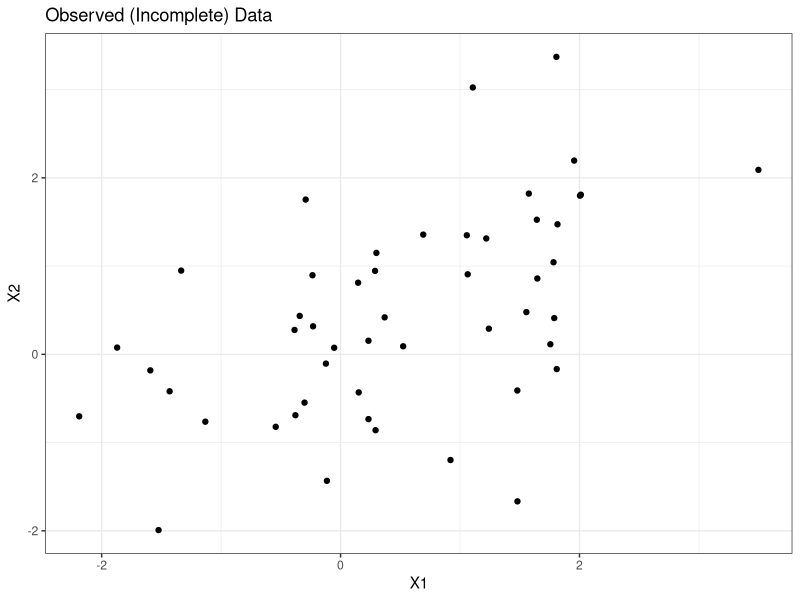
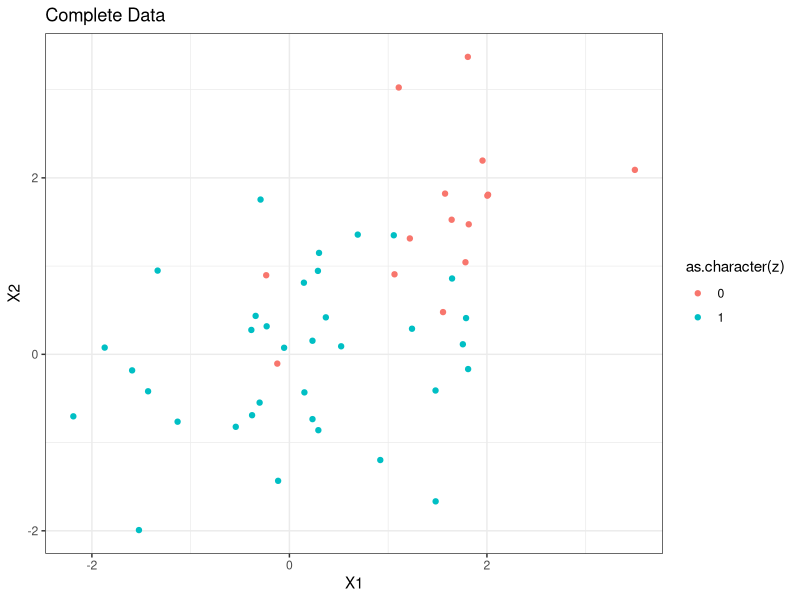
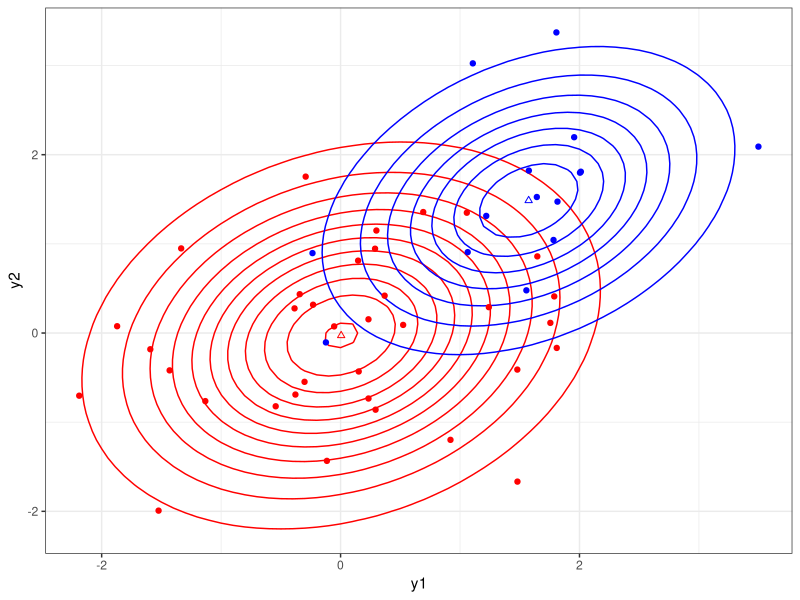
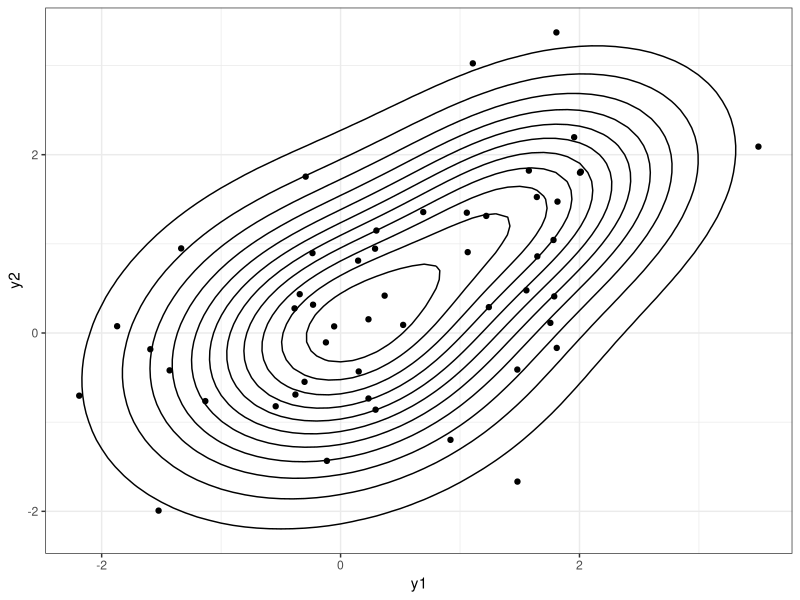
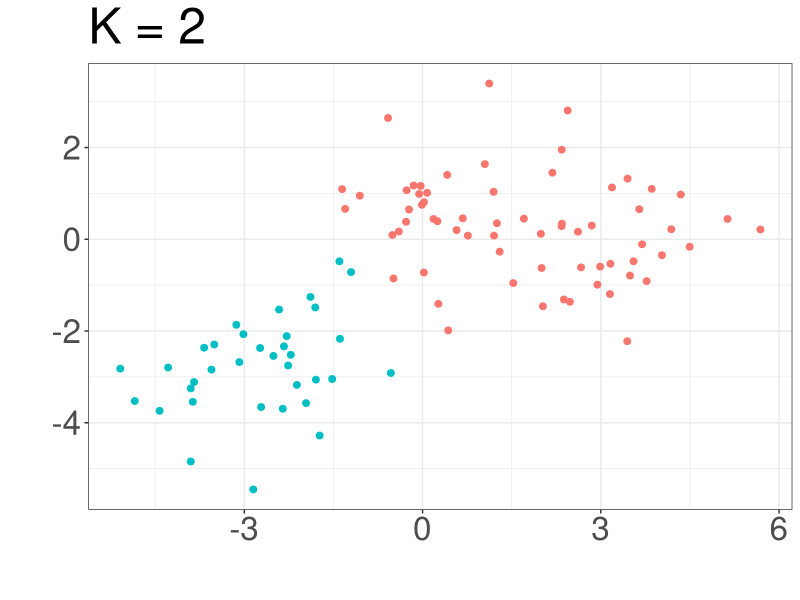
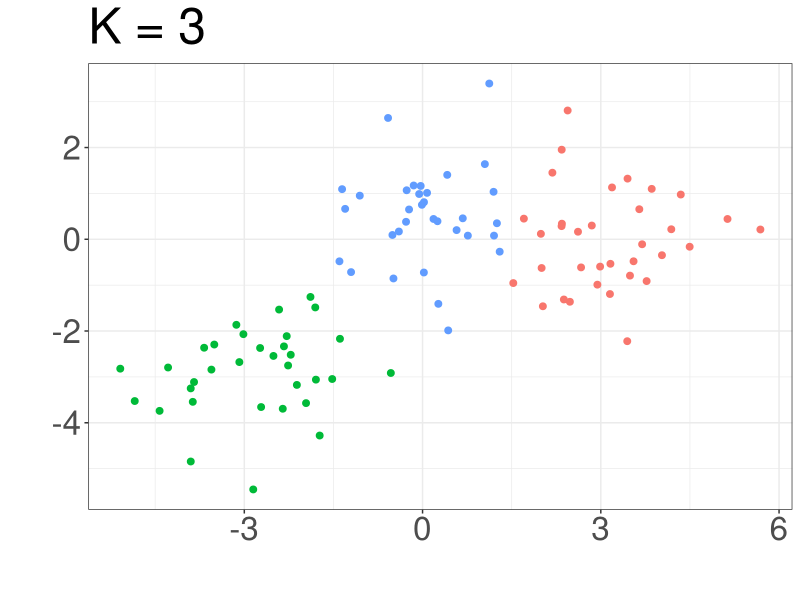
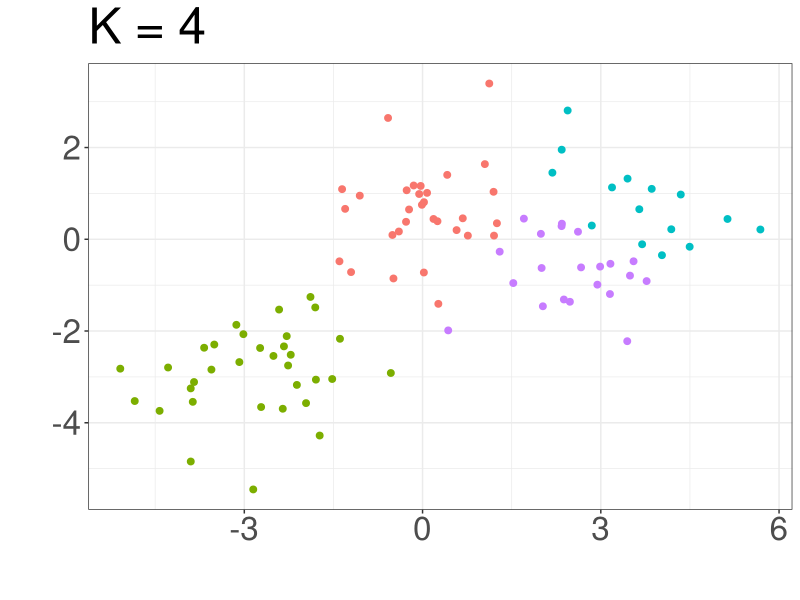
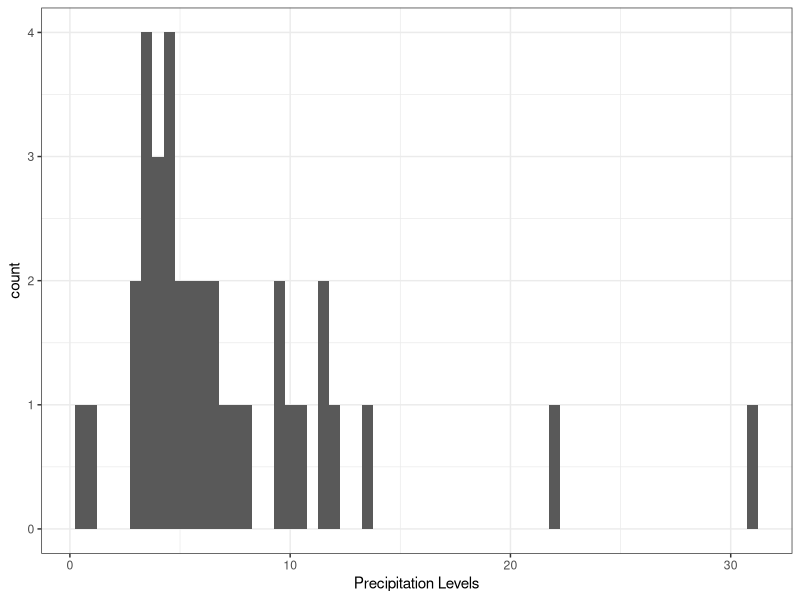

Source code (R) for these figures, in order:
## ---- chunk 1
library(knitr)
library(ggplot2)
library(dplyr)
library(tidyr)
library(broom)
set.seed(333)

theme_set(theme_bw())
knitr::opts_chunk$set(fig.height = 3)
## ---- chunk 2
library(mvtnorm) ## multivariate normal

p = .6
mu1 <- c(0, 0)
sig1 <- matrix(c(1, 0, 0, 1), ncol = 2)
mu2 <- c(1.5, 1.5)
sig2 <- matrix(c(1, .6, .6, 1), ncol = 2)

## sample from the mixture
n <- 50
z <- rbinom(n, 1, p)

y1 <- rmvnorm(sum(z), mean = mu1, sigma = sig1)
y2 <- rmvnorm(n - sum(z), mean = mu2, sigma = sig2)  
y <- matrix(NA, nrow = n, ncol = 2) ## observed data
y[z == 1, ] <- y1
y[z == 0, ] <- y2

df <- data.frame(y, z)

## plot data
ggplot(df) +
  geom_point(aes(X1, X2)) +
  ggtitle("Observed (Incomplete) Data")

ggplot(df) +
  geom_point(aes(X1, X2, colour = as.character(z))) +
  ggtitle("Complete Data")

## ---- chunk 3
# loglikelihood of incomplete data--no knowledge of z
loglik_mixture <- function(par, data) {
	p <- plogis(par[1])  # p guaranteed to be in [0,1]
	mu1 <- c(par[2], par[3])
	sig1 <- matrix(c(exp(par[4]), par[5], par[5], exp(par[4])), nrow = 2)
	mu2 <- c(par[6], par[7])
	sig2 <- matrix(c(exp(par[8]), par[9], par[9], exp(par[8])), nrow = 2)
	# note:  exponential guarantees the diagonal elements are positive, but
	# nothing to guarantee matrices are positive definite. (Could do square root)

	out <- log(p * dmvnorm(data, mean = mu1, sigma = sig1) + 
	             (1-p) * dmvnorm(data, mean = mu2, sigma = sig2))
	return(sum(out))
}

## optimize from different starting values
mle1 <- optim(c(0, -.2, -.2, .5, 0, 2, 2, .5, 0), loglik_mixture, data = y, control = list(fnscale = -1))
mle2 <- optim(c(.405, 0, 0, 0, 0, 1.5, 1.5, 0, .6), loglik_mixture, data = y, control = list(fnscale = -1))
## ---- chunk 4
data.frame(Parameter = c("$p$", "$\\mu_{11}$", "$\\mu_{12}$", "$\\Sigma_{111}$", "$\\Sigma_{112}$", "$\\mu_{21}$",  "$\\mu_{22}$", "$\\Sigma_{211}$", "$\\Sigma_{212}$"), 
           Truth = c(p, mu1, sig1[1:2], mu2, sig2[1:2]),
           MLE1 = c(plogis(mle1$par[1]), mle1$par[c(2,3)], exp(mle1$par[4]), mle1$par[5:7], exp(mle1$par[8]), mle1$par[9]),
           MLE2 = c(plogis(mle2$par[1]), mle2$par[c(2,3)], exp(mle1$par[4]), mle2$par[5:7], exp(mle2$par[8]), mle2$par[9])) |>
  kable(escape = FALSE, digits = 4)

## ---- chunk 5
hat_p <- plogis(mle2$par[1])
hat_mu1 <- mle2$par[2:3]
hat_sig1 <- matrix(c(exp(mle2$par[4]), mle2$par[5], mle2$par[5], exp(mle2$par[4])), nrow = 2)
hat_mu2 <- mle2$par[6:7]
hat_sig2 <- matrix(c(exp(mle2$par[8]), mle2$par[9], mle2$par[9], exp(mle2$par[8])), nrow = 2)

expand.grid(y1 = seq(-5, 5, by = .1), y2 = seq(-5, 5, by = .1)) |>
  rowwise() |>
  mutate(dens1 = hat_p * dmvnorm(c(y1, y2), mean = hat_mu1, sigma = hat_sig1),
         dens2 = (1 - hat_p) * dmvnorm(c(y1, y2), mean = hat_mu2, sigma = hat_sig2),
         dens_mix = dens1 + dens2) -> plot_dens
  
ggplot() +
  geom_contour(aes(y1, y2, z = dens1), colour = "red", data = plot_dens) +
  geom_contour(aes(y1, y2, z = dens2), colour = "blue", data = plot_dens) +
  geom_point(aes(X1, X2, colour = as.character(z)), data = df) +
  geom_point(aes(hat_mu1[1], hat_mu1[2]), shape = 2, colour = "red") +
  geom_point(aes(hat_mu2[1], hat_mu2[2]), shape = 2, colour = "blue") +
  scale_color_manual(values = c("blue", "red")) +
  theme(legend.position = "none")

ggplot() +
  geom_contour(aes(y1, y2, z = dens_mix), data = plot_dens, colour = "black") +
  geom_point(aes(X1, X2), data = df)
## ---- chunk 6
# Centered the second mixture component at a data point, and shrink 
# variance, so normal is super-concentrated around that point.
loglik_mixture(c(.6, 0, 0, 0, 0, y[30, 1], y[30, 2], -50, 0), data = y)  
mle3 <- optim(c(.6, 0, 0, 0, 0, y[30, 1], y[30, 2], -50, 0), loglik_mixture, data = y, control = list(fnscale = -1))
## ---- chunk 7
data.frame(Parameter = c("$p$", "$\\mu_{11}$", "$\\mu_{12}$", "$\\Sigma_{111}$", "$\\Sigma_{112}$", "$\\mu_{21}$",  "$\\mu_{22}$", "$\\Sigma_{211}$", "$\\Sigma_{212}$"), 
           Truth = c(p, mu1, sig1[1:2], mu2, sig2[1:2]),
           MLE3 = c(plogis(mle3$par[1]), mle3$par[c(2,3)], exp(mle3$par[4]), mle3$par[5:7], exp(mle3$par[8]), mle3$par[9])) |>
  kable(escape = FALSE, digits = 4)

## ---- chunk 8
X <- mvtnorm::rmvnorm(100, mean = c(0, 0))
X[1:33,] <- X[1:33,] + matrix(rep(c(-3, -3), 33), ncol = 2, byrow = TRUE)
X[34:67,] <- X[34:67,] + matrix(rep(c(3, 0), 34), ncol = 2, byrow = TRUE)

K2 <- kmeans(X, 2)
K3 <- kmeans(X, 3)
K4 <- kmeans(X, 4)

data.frame(X) |>
  ggplot() +
  geom_point(aes(X1, X2, colour = as.factor(K2$cluster)), size = 2) +
  theme(legend.position = "none", text = element_text(size = 30)) +
  ggtitle("K = 2") +
  xlab("") + ylab("")

data.frame(X) |>
  ggplot() +
  geom_point(aes(X1, X2, colour = as.factor(K3$cluster)), size = 2) +
  theme(legend.position = "none", text = element_text(size = 30)) +
  ggtitle("K = 3") +
  xlab("") + ylab("")

data.frame(X) |>
  ggplot() +
  geom_point(aes(X1, X2, colour = as.factor(K4$cluster)), size = 2) +
  theme(legend.position = "none", text = element_text(size = 30)) +
  ggtitle("K = 4") +
  xlab("") + ylab("")
## ---- chunk 9
hurr_rain <- c(31, 2.82, 3.98, 4.02, 9.5, 4.5, 11.4, 10.71, 6.31, 4.95, 5.64, 5.51, 13.40, 9.72, 6.47, 10.16, 4.21, 11.6, 4.75, 6.85, 6.25, 3.42, 11.8, 0.8, 3.69, 3.10, 22.22, 7.43, 5, 4.58, 4.46, 8, 3.73, 3.5, 6.2, 0.67)

ggplot() + 
  geom_histogram(aes(hurr_rain), binwidth = .5) +
  xlab("Precipitation Levels")
## ---- chunk 10
gamma_prof_loglik <- function(alpha, data) {
  beta <- mean(data) / alpha
  sum(dgamma(data, alpha, scale = beta, log = TRUE))
}

## get maximum profile likelihood estimate
alpha_mple <- optim(1, gamma_prof_loglik, data = hurr_rain, method = "BFGS", control = list(fnscale = -1))

## plot profile likelihood
data.frame(alpha = seq(1, 3, length.out = 200)) |>
  rowwise() |>
  mutate(p_log_lik = gamma_prof_loglik(alpha, hurr_rain)) |>
  ggplot() +
  geom_line(aes(alpha, p_log_lik)) +
  geom_vline(aes(xintercept = alpha_mple$par), lty = 2)
